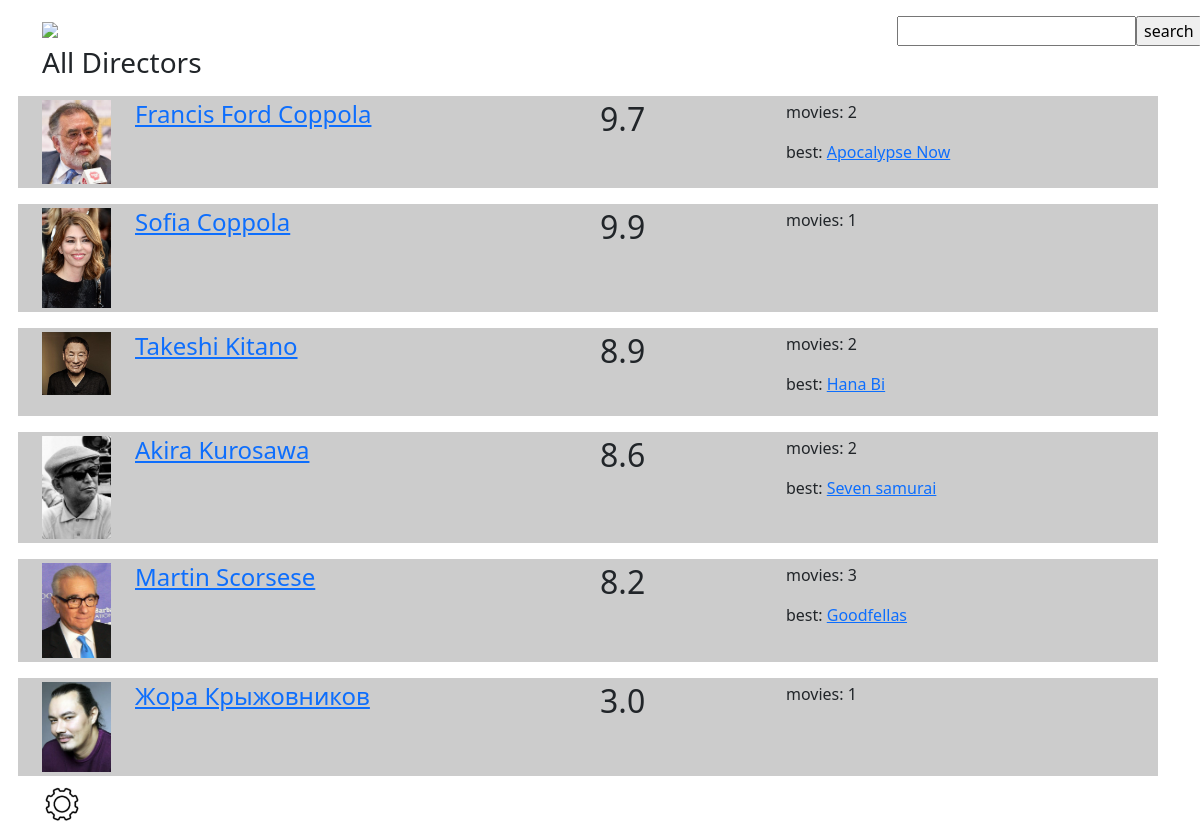
Page /imdb/directors/all/ on the committed database.
### imdb/models.py (models this page shows)
class Director(models.Model):
    last = models.CharField(max_length=30)
    first = models.CharField(max_length=30)
    img = models.ImageField(null=True, blank=True, upload_to='directors/')
    def __str__(self):
        return f'{self.first} {self.last}'
    def avg_rating(self):
        rates = [m.rating for m in self.movies.all()]
        if not rates:
            return 0.0
        return round(sum(rates) / len(rates), 1)
    def best_movie(self):
        if not self.movies.all():
            return None
        elif len(self.movies.all()) == 1:
            return None
        else:
            return self.movies.all().order_by('-rating')[0]
    class Meta:
        ordering = ['last', 'first']
    def get_absolute_url(self):
        return reverse('imdb:director_detail', args=(self.id,))

class Movie(models.Model):
    title = models.CharField(max_length=50)
    year = models.IntegerField(null=True, blank=True)
    director = models.ForeignKey(Director, blank=True, null=True,
                                 on_delete=models.SET_NULL, related_name='movies')
    img = models.ImageField(null=True, blank=True, upload_to='movies/')
    plot = models.FileField(null=True, blank=True, upload_to='plots/', max_length=200)
    rating = models.FloatField(blank=True, null=True)
    def __str__(self):
        return self.title
    def get_absolute_url(self):
        return reverse('imdb:movie_detail', args=(self.id,))
    class Meta:
        ordering = ['title']

### imdb/views.py (the view)
# urls.py: path('directors/all/', DirectorListView.as_view(), name='director_list'),
class DirectorListView(ListView):
    model = Director

### imdb/templates/imdb/director_list.html (shortened to what this page needs)
{% extends 'imdb/base.html' %}
{% block content %}
<div class="row">
    <h3>All Directors</h3>
    {% for d in object_list %}
    <div class="row my-2 py-1" style="background-color:#ccc">
            <div class="col-1">
                <img src="{{ d.img.url }}" class="img-fluid">
            </div>
            <div class="col-5">
                <h4><a href="{{ d.get_absolute_url }}">{{ d }}</a></h4>
            </div>
            <div class="col-2">
                <h2>{{ d.avg_rating }}</h2>
            </div>
            <div class="col-3">
                <p>movies: {{ d.movies.all | length }}</p>
                {% if d.best_movie %}
                <p>best: <a href="{{ d.best_movie.get_absolute_url }}"> {{ d.best_movie }}</a></p>
                {% endif %}
            </div>
    </div>
    {% endfor %}
</div>
{% endblock %}

### rows in the picture
Director: img (picture), first+last "Francis Ford Coppola", avg_rating "9.7", movies.all|length "2", best_movie "Apocalypse Now"
Director: img (picture), first+last "Sofia Coppola", avg_rating "9.9", movies.all|length "1"
Director: img (picture), first+last "Takeshi Kitano", avg_rating "8.9", movies.all|length "2", best_movie "Hana Bi"
Director: img (picture), first+last "Akira Kurosawa", avg_rating "8.6", movies.all|length "2", best_movie "Seven samurai"
Director: img (picture), first+last "Martin Scorsese", avg_rating "8.2", movies.all|length "3", best_movie "Goodfellas"
Director: img (picture), first+last "Жора Крыжовников", avg_rating "3.0", movies.all|length "1"
